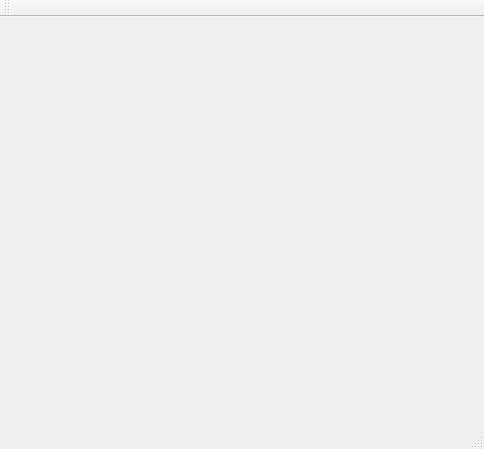
<?xml version="1.0" encoding="UTF-8"?>
<ui version="4.0">
 <class>MainWindow</class>
 <widget class="QMainWindow" name="MainWindow">
  <property name="geometry">
   <rect>
    <x>0</x>
    <y>0</y>
    <width>484</width>
    <height>449</height>
   </rect>
  </property>
  <property name="windowTitle">
   <string>MainWindow</string>
  </property>
  <widget class="QWidget" name="centralWidget"/>
  <widget class="QMenuBar" name="menuBar">
   <property name="geometry">
    <rect>
     <x>0</x>
     <y>0</y>
     <width>484</width>
     <height>26</height>
    </rect>
   </property>
  </widget>
  <widget class="QToolBar" name="mainToolBar">
   <attribute name="toolBarArea">
    <enum>TopToolBarArea</enum>
   </attribute>
   <attribute name="toolBarBreak">
    <bool>false</bool>
   </attribute>
  </widget>
  <widget class="QStatusBar" name="statusBar"/>
 </widget>
 <layoutdefault spacing="6" margin="11"/>
 <resources/>
 <connections/>
</ui>
